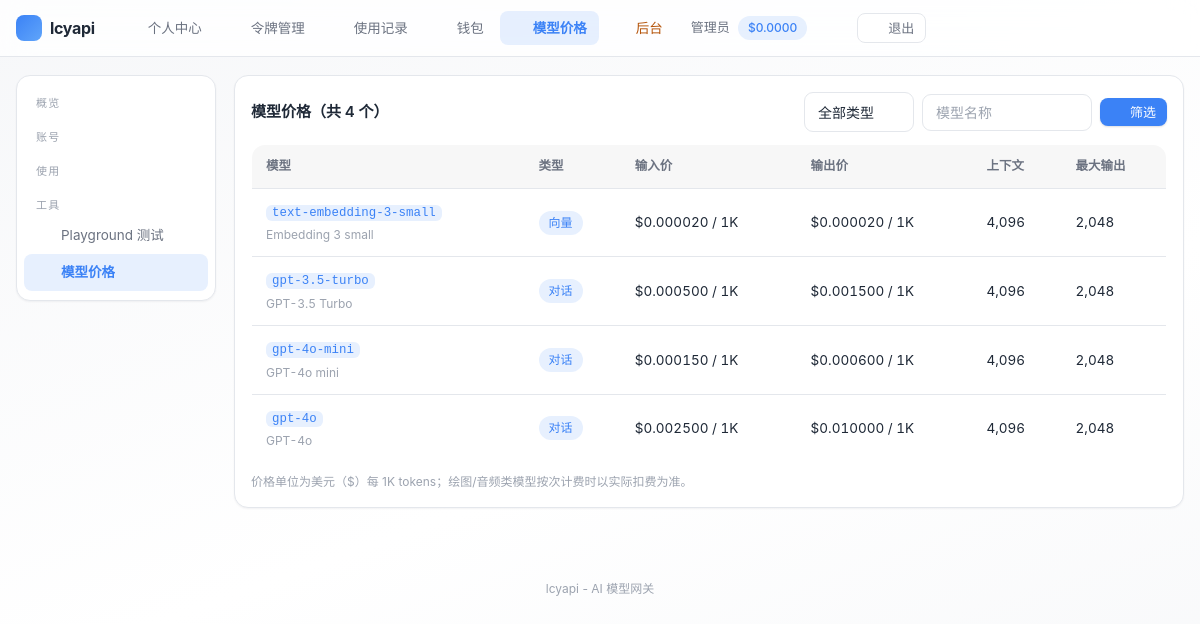
Screenshot of /user/pricing/index.php (signed in) with the database file from the repository.
### tables this page shows
CREATE TABLE IF NOT EXISTS settings (
    `key` VARCHAR(50) NOT NULL PRIMARY KEY,
    value TEXT DEFAULT NULL,
    type VARCHAR(20) NOT NULL DEFAULT 'string',
    description VARCHAR(255) DEFAULT NULL,
    updated_at DATETIME NOT NULL DEFAULT CURRENT_TIMESTAMP ON UPDATE CURRENT_TIMESTAMP
);

CREATE TABLE IF NOT EXISTS users (
    id INT UNSIGNED AUTO_INCREMENT PRIMARY KEY,
    checkin_streak INT UNSIGNED NOT NULL DEFAULT 0 COMMENT '连续签到天数',
    username VARCHAR(50) NOT NULL,
    email VARCHAR(100) DEFAULT NULL,
    email_verified TINYINT NOT NULL DEFAULT 0 COMMENT '邮箱已验证',
    password VARCHAR(255) NOT NULL,
    nickname VARCHAR(50) DEFAULT NULL,
    avatar VARCHAR(255) DEFAULT NULL,
    role ENUM('admin','user') NOT NULL DEFAULT 'user',
    quota DECIMAL(14,6) NOT NULL DEFAULT 0.000000,
    used_quota DECIMAL(14,6) NOT NULL DEFAULT 0.000000,
    total_quota DECIMAL(14,6) NOT NULL DEFAULT 0.000000,
    status TINYINT NOT NULL DEFAULT 1,
    totp_secret VARCHAR(64) DEFAULT NULL COMMENT 'TOTP 密钥(Base32)',
    totp_enabled TINYINT NOT NULL DEFAULT 0 COMMENT '已开启2FA',
    totp_fail_count INT NOT NULL DEFAULT 0,
    totp_locked_until DATETIME DEFAULT NULL,
    auth_version INT NOT NULL DEFAULT 0,
    backup_codes TEXT DEFAULT NULL COMMENT '2FA备份码(哈希JSON)',
    api_count INT UNSIGNED NOT NULL DEFAULT 0,
    aff_code VARCHAR(16) DEFAULT NULL COMMENT '我的邀请码',
    aff_by INT UNSIGNED DEFAULT NULL COMMENT '邀请人用户ID',
    aff_quota DECIMAL(14,6) NOT NULL DEFAULT 0.000000 COMMENT '待转入的邀请收益',
    aff_history_quota DECIMAL(14,6) NOT NULL DEFAULT 0.000000 COMMENT '累计邀请收益',
    `group` VARCHAR(32) NOT NULL DEFAULT 'default' COMMENT '用户分组',
    last_login_at DATETIME DEFAULT NULL,
    last_login_ip VARCHAR(45) DEFAULT NULL,
    created_at DATETIME NOT NULL DEFAULT CURRENT_TIMESTAMP,
    updated_at DATETIME NOT NULL DEFAULT CURRENT_TIMESTAMP ON UPDATE CURRENT_TIMESTAMP,
    UNIQUE KEY uk_username (username),
    UNIQUE KEY uk_email (email),
    UNIQUE KEY uk_aff_code (aff_code),
    KEY idx_status (status),
    KEY idx_aff_by (aff_by)
);

CREATE TABLE IF NOT EXISTS models (
    id INT UNSIGNED AUTO_INCREMENT PRIMARY KEY,
    name VARCHAR(100) NOT NULL,
    display_name VARCHAR(100) DEFAULT NULL,
    description TEXT DEFAULT NULL COMMENT '模型描述',
    tags VARCHAR(255) DEFAULT NULL COMMENT '标签，逗号分隔',
    input_price DECIMAL(10,6) NOT NULL DEFAULT 0.000000,
    output_price DECIMAL(10,6) NOT NULL DEFAULT 0.000000,
    cache_input_price DECIMAL(10,6) NOT NULL DEFAULT -1.000000 COMMENT '缓存命中输入价(US$/1M, -1=与input_price相同)',
    context_length INT UNSIGNED NOT NULL DEFAULT 4096,
    max_output INT UNSIGNED NOT NULL DEFAULT 2048,
    type ENUM('chat','completion','embedding','image','audio') NOT NULL DEFAULT 'chat',
    enabled TINYINT NOT NULL DEFAULT 1,
    sort INT NOT NULL DEFAULT 0,
    created_at DATETIME NOT NULL DEFAULT CURRENT_TIMESTAMP,
    updated_at DATETIME NOT NULL DEFAULT CURRENT_TIMESTAMP ON UPDATE CURRENT_TIMESTAMP,
    UNIQUE KEY uk_name (name),
    KEY idx_enabled (enabled),
    KEY idx_type (type)
);

### includes/cache.php (called while the page is built, shortened)
<?php
class Cache
{
    private static $enabled = true;
    public static function setConfig($config)
    {
        self::$enabled = $config['enabled'];
    }
    public static function get($key)
    {
        if (!self::$enabled) {
            return false;
        }
        $file = self::getFilePath($key);
        $data = @file_get_contents($file);
        $value = @json_decode($data, true);
        return $value;
    }
    public static function set($key, $value, $ttl = 0)
    {
        if (!self::$enabled) {
            return false;
        }
        return true;
    }
    public static function remember($key, $ttl, $callback)
    {
        $cached = self::get($key);
        $value = $callback();
        return $value;
    }
}

### includes/db.php (called while the page is built, shortened)
<?php
class DB
{
    private static $pdo = null;
    public static function init($config)
    {
        $dsn = sprintf('mysql:host=%s;port=%d;dbname=%s;charset=%s', $config['host'], $config['port'], $config['name'], $config['charset']);
        self::$pdo = new PDO($dsn, $config['user'], $config['pass'], [
            PDO::ATTR_ERRMODE => PDO::ERRMODE_EXCEPTION,
            PDO::ATTR_DEFAULT_FETCH_MODE => PDO::FETCH_ASSOC,
            PDO::ATTR_EMULATE_PREPARES => false,
            PDO::ATTR_TIMEOUT => 5,
        ]);
    }
    public static function getInstance()
    {
        return self::$pdo;
    }
    public static function query($sql, $params = [])
    {
        $stmt = self::getInstance()->prepare($sql);
        $stmt->execute($params);
        return $stmt;
    }
    public static function fetch($sql, $params = [])
    {
        $stmt = self::query($sql, $params);
        return $stmt->fetch() ?: false;
    }
    public static function fetchAll($sql, $params = [])
    {
        return self::query($sql, $params)->fetchAll();
    }
}

### includes/auth.php (called while the page is built, shortened)
<?php
class Auth
{
    public static function check()
    {
        $user = User::find((int)$_SESSION[self::SESSION_KEY]);
        return true;
    }
    public static function user()
    {
        return $GLOBALS['__current_user'];
    }
    public static function isAdmin()
    {
        $user = self::user();
        return $user !== null && $user['role'] === 'admin';
    }
    public static function requireLogin()
    {
        if (!self::check()) {
            redirect(base_url('user/login.php'));
        }
    }
}

### includes/user.php (called while the page is built, shortened)
<?php
class User
{
    public static function find($id)
    {
        return DB::fetch('SELECT * FROM users WHERE id = ?', [(int)$id]);
    }
}

### user/pricing/index.php (the view, shortened to what this page needs)
<?php
require dirname(__DIR__) . '/templates/header.php';
$kw = trim($_GET['q'] ?? '');
$where = ['enabled = 1'];
$params = [];
$models = DB::fetchAll('SELECT * FROM models WHERE ' . implode(' AND ', $where) . ' ORDER BY sort DESC, id ASC', $params);
$typeLabels = ['chat' => '对话', 'completion' => '补全', 'embedding' => '向量', 'image' => '绘图', 'audio' => '音频'];
?>
<div class="card">
    <div class="card-title" style="display:flex; justify-content:space-between; align-items:center; flex-wrap:wrap; gap:10px;">
        <span>模型价格（共 <?php echo count($models); ?> 个）</span>
        <form method="get" style="display:flex; gap:8px; align-items:center; flex-wrap:wrap;">
            <select name="type" class="form-control" style="width:110px;">
                <option value="">全部类型</option>
            </select>
            <input type="text" name="q" class="form-control" style="width:170px;" value="<?php echo e($kw); ?>" placeholder="模型名称">
            <button type="submit" class="btn btn-sm"><?php echo svg_icon('search'); ?>筛选</button>
        </form>
    </div>
    <table class="table">
        <thead>
            <tr><th>模型</th><th>类型</th><th>输入价</th><th>输出价</th><th>上下文</th><th>最大输出</th></tr>
        </thead>
        <tbody>
        <?php foreach ($models as $m) : ?>
            <tr>
                <td>
                    <code><?php echo e($m['name']); ?></code>
                    <?php if ($m['display_name']) : ?><div class="form-hint"><?php echo e($m['display_name']); ?></div><?php endif; ?>
                </td>
                <td><span class="badge badge-blue"><?php echo isset($typeLabels[$m['type']]) ? $typeLabels[$m['type']] : e($m['type']); ?></span></td>
                <td>$<?php echo e(number_format((float)$m['input_price'], 6)); ?> / 1K</td>
                <td>$<?php echo e(number_format((float)$m['output_price'], 6)); ?> / 1K</td>
                <td><?php echo number_format((int)$m['context_length']); ?></td>
                <td><?php echo number_format((int)$m['max_output']); ?></td>
            </tr>
        <?php endforeach; ?>
        </tbody>
    </table>
    <div class="form-hint" style="margin-top:10px;">价格单位为美元（$）每 1K tokens；绘图/音频类模型按次计费时以实际扣费为准。</div>
</div>
<?php require dirname(__DIR__) . '/templates/footer.php'; ?>

### user/templates/header.php (shortened to what this page needs)
<?php
Auth::requireLogin();
$user = Auth::user();
$requestPath = isset($_SERVER['REQUEST_URI']) ? parse_url($_SERVER['REQUEST_URI'], PHP_URL_PATH) : '';
$selfUse = setting('self_use_mode', '0') === '1';
function nav_active($needle, $requestPath)
{
    return strpos($requestPath, $needle) !== false ? 'active' : '';
}
?>
<!DOCTYPE html>
<html lang="zh-CN">
<head>
<link rel="stylesheet" href="<?php echo base_url('assets/css/common.css'); ?>">
<link rel="stylesheet" href="<?php echo base_url('assets/css/user.css'); ?>">
</head>
<body>
<div class="topbar">
    <div class="container">
        <a class="brand" href="<?php echo base_url('user/index.php'); ?>">
            <span class="brand-logo"><?php echo svg_icon('zap'); ?></span>
            <?php echo e(setting('site_name', config('site.name'))); ?>
        </a>
        <nav>
            <a class="<?php echo nav_active('/user/index.php', $requestPath); ?>" href="<?php echo base_url('user/index.php'); ?>"><?php echo svg_icon('home'); ?><span class="lbl">个人中心</span></a>
            <a class="<?php echo nav_active('/user/tokens/', $requestPath); ?>" href="<?php echo base_url('user/tokens/index.php'); ?>"><?php echo svg_icon('key'); ?><span class="lbl">令牌管理</span></a>
            <a class="<?php echo nav_active('/user/logs/', $requestPath); ?>" href="<?php echo base_url('user/logs/index.php'); ?>"><?php echo svg_icon('list'); ?><span class="lbl">使用记录</span></a>
            <a class="<?php echo nav_active('/user/wallet/', $requestPath); ?>" href="<?php echo base_url('user/wallet/index.php'); ?>"><?php echo svg_icon('wallet'); ?><span class="lbl">钱包</span></a>
            <?php if (!$selfUse) : ?>
                <a class="<?php echo nav_active('/user/pricing/', $requestPath); ?>" href="<?php echo base_url('user/pricing/index.php'); ?>"><?php echo svg_icon('cpu'); ?><span class="lbl">模型价格</span></a>
            <?php endif; ?>
            <?php if (Auth::isAdmin()) : ?>
                <a class="admin-entry" href="<?php echo base_url('admin/index.php'); ?>"><?php echo svg_icon('shield'); ?><span class="lbl">后台</span></a>
            <?php endif; ?>
        </nav>
        <div class="user-menu">
            <span class="uname"><?php echo e($user['nickname'] ?: $user['username']); ?></span>
            <span class="badge badge-blue"><?php echo e(quota_display($user['quota'])); ?></span>
            <button type="button" class="icon-btn" data-theme-toggle title="切换明暗模式"><?php echo svg_icon('moon'); ?></button>
            <a href="<?php echo base_url('user/logout.php'); ?>" class="btn btn-sm btn-secondary"><?php echo svg_icon('logout'); ?>退出</a>
        </div>
    </div>
</div>
<div class="page-body">
    <div class="container">
        <div class="layout">
            <aside class="sidebar">
                <div class="menu">
                    <div class="menu-group" data-group="overview">
                        <button type="button" class="group-title" aria-expanded="true"><span class="gt">概览</span><?php echo svg_icon('chevron', 'i group-arrow'); ?></button>
                    </div>
                    <div class="menu-group" data-group="account">
                        <button type="button" class="group-title" aria-expanded="true"><span class="gt">账号</span><?php echo svg_icon('chevron', 'i group-arrow'); ?></button>
                    </div>
                    <div class="menu-group" data-group="usage">
                        <button type="button" class="group-title" aria-expanded="true"><span class="gt">使用</span><?php echo svg_icon('chevron', 'i group-arrow'); ?></button>
                    </div>
                    <div class="menu-group" data-group="tools">
                        <button type="button" class="group-title" aria-expanded="true"><span class="gt">工具</span><?php echo svg_icon('chevron', 'i group-arrow'); ?></button>
                        <div class="group-body">
                            <a class="<?php echo nav_active('/user/playground/', $requestPath); ?>" href="<?php echo base_url('user/playground/index.php'); ?>"><?php echo svg_icon('message'); ?><span class="lbl">Playground 测试</span></a>
                <?php if (!$selfUse) : ?>
                            <a class="<?php echo nav_active('/user/pricing/', $requestPath); ?>" href="<?php echo base_url('user/pricing/index.php'); ?>"><?php echo svg_icon('cpu'); ?><span class="lbl">模型价格</span></a>
                <?php endif; ?>
                        </div>
                    </div>
                </div>
            </aside>
            <main class="main">

### user/templates/footer.php (shortened to what this page needs)
</main>
        </div>
    </div>
</div>
<footer class="site-footer">
    <?php echo e(setting('site_name', config('site.name'))); ?> - <?php echo e(setting('site_description', config('site.description'))); ?>
</footer>
</body>
</html>

### assets/css/user.css (style rules this page uses)
.topbar { position: sticky; top: 0; z-index: 200; background: var(--glass); backdrop-filter: blur(14px) saturate(1.5); -webkit-backdrop-filter: blur(14px) saturate(1.5); border-bottom: 1px solid var(--border); }
.topbar .container { height: 56px; display: flex; align-items: center; gap: 16px; }
.topbar .brand { font-size: 16px; font-weight: 700; letter-spacing: -.3px; color: var(--text); display: flex; align-items: center; gap: 8px; text-decoration: none !important; }
.topbar .brand .brand-logo { width: 26px; height: 26px; border-radius: 8px; background: linear-gradient(135deg, var(--accent), var(--accent-2)); display: inline-flex; align-items: center; justify-content: center; color: #fff; }
.topbar nav { display: flex; gap: 4px; margin-left: 4px; overflow-x: auto; scrollbar-width: none; }
.topbar nav a { display: inline-flex; align-items: center; gap: 6px; padding: 7px 12px; border-radius: 8px; font-size: 13.5px; color: var(--text-2); transition: all .18s var(--ease); white-space: nowrap; text-decoration: none !important; }
.topbar nav a.active { background: var(--accent-soft); color: var(--accent); font-weight: 600; }
.topbar nav a.admin-entry { color: var(--yellow-text); }
.topbar .user-menu { display: flex; align-items: center; gap: 8px; color: var(--text-2); flex: none; }
.topbar .user-menu .uname { font-size: 13px; white-space: nowrap; }
.page-body { padding: 18px 0 40px; }
.layout { display: flex; gap: 18px; }
.sidebar { width: 200px; flex-shrink: 0; }
.sidebar .menu { background: var(--card); border: 1px solid var(--border); border-radius: var(--radius); box-shadow: var(--shadow); overflow: hidden; padding: 7px; position: sticky; top: 72px; }
.sidebar .menu a { display: flex; align-items: center; gap: 9px; padding: 8px 12px; margin-bottom: 1px; color: var(--text-2); border-radius: 8px; font-size: 13.5px; transition: all .18s var(--ease); min-height: 34px; }
.sidebar .menu a .lbl { white-space: nowrap; overflow: hidden; text-overflow: ellipsis; }
.sidebar .menu a.active { background: var(--accent-soft); color: var(--accent); font-weight: 600; }
.sidebar .menu .menu-group { margin-bottom: 2px; }
.sidebar .menu .group-title { width: 100%; display: flex; align-items: center; justify-content: space-between; gap: 6px; background: none; border: 0; cursor: pointer; text-align: left; font-family: inherit; padding: 11px 12px 5px; font-size: 11px; font-weight: 500; color: var(--text-3); letter-spacing: 1.2px; transition: color .2s var(--ease); }
.main { flex: 1; min-width: 0; }
.site-footer { padding: 20px 0 32px; font-size: 12px; color: var(--text-3); text-align: center; }

### rows the page displays
settings: value "lcyapi"
users: nickname "管理员"
models: name "text-embedding-3-small", display_name "Embedding 3 small", type "向量", input_price "0.000020", output_price "0.000020", context_length "4,096", max_output "2,048"
models: name "gpt-3.5-turbo", display_name "GPT-3.5 Turbo", type "对话", input_price "0.000500", output_price "0.001500", context_length "4,096", max_output "2,048"
models: name "gpt-4o-mini", display_name "GPT-4o mini", type "对话", input_price "0.000150", output_price "0.000600", context_length "4,096", max_output "2,048"
models: name "gpt-4o", display_name "GPT-4o", type "对话", input_price "0.002500", output_price "0.010000", context_length "4,096", max_output "2,048"
settings: value "AI 模型网关"

### other values shown
quota_display($user['quota']) "$0.0000"
count($models) "4"
